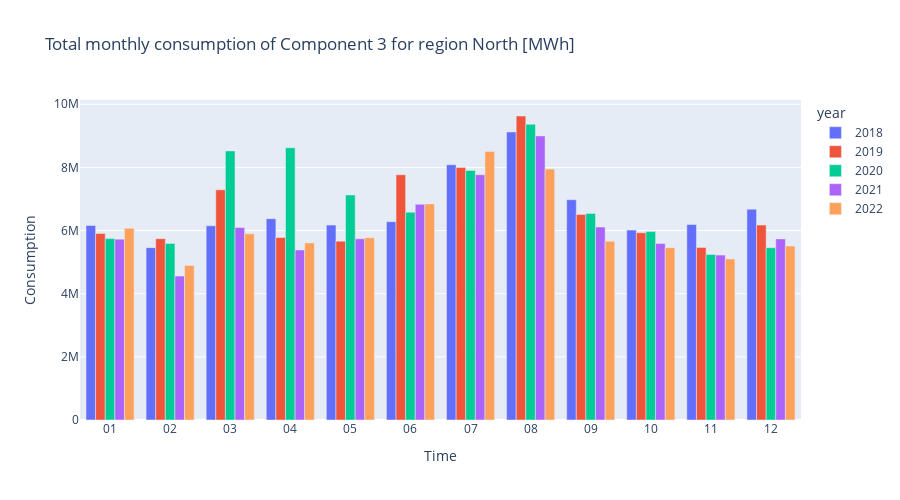

Notebook cell for this chart:
### Code cell
component = 'Component 3'
# region = 'North'

fig = px.bar(
    month_df.groupby(['year', 'month'], as_index=False)[component].sum(),
    x = 'month',
    y = component,
    color='year',
    title = f'Total monthly consumption of {component} for region {region} [MWh]',
    height = 500,
    barmode='group'
)

fig.update_xaxes(title_text='Time')
fig.update_yaxes(title_text='Consumption')
fig.show()

### Figure 1 — Plotly figure (JSON) as saved in the notebook; plotly's stock layout.template omitted (floating-point values rounded to 4 significant figures)
{"data": [{"alignmentgroup": "True", "hovertemplate": "year=2018<br>month=%{x}<br>Component 3=%{y}<extra></extra>", "legendgroup": "2018", "marker": {"color": "#636efa", "pattern": {"shape": ""}}, "name": "2018", "offsetgroup": "2018", "orientation": "v", "showlegend": true, "textposition": "auto", "type": "bar", "x": ["01", "02", "03", "04", "05", "06", "07", "08", "09", "10", "11", "12"], "xaxis": "x", "y": [6159000.0, 5459000.0, 6151000.0, 6377000.0, 6173000.0, 6281000.0, 8086000.0, 9123000.0, 6977000.0, 6015000.0, 6191000.0, 6677000.0], "yaxis": "y"}, {"alignmentgroup": "True", "hovertemplate": "year=2019<br>month=%{x}<br>Component 3=%{y}<extra></extra>", "legendgroup": "2019", "marker": {"color": "#EF553B", "pattern": {"shape": ""}}, "name": "2019", "offsetgroup": "2019", "orientation": "v", "showlegend": true, "textposition": "auto", "type": "bar", "x": ["01", "02", "03", "04", "05", "06", "07", "08", "09", "10", "11", "12"], "xaxis": "x", "y": [5906000.0, 5744000.0, 7291000.0, 5783000.0, 5665000.0, 7768000.0, 7997000.0, 9629000.0, 6512000.0, 5932000.0, 5465000.0, 6176000.0], "yaxis": "y"}, {"alignmentgroup": "True", "hovertemplate": "year=2020<br>month=%{x}<br>Component 3=%{y}<extra></extra>", "legendgroup": "2020", "marker": {"color": "#00cc96", "pattern": {"shape": ""}}, "name": "2020", "offsetgroup": "2020", "orientation": "v", "showlegend": true, "textposition": "auto", "type": "bar", "x": ["01", "02", "03", "04", "05", "06", "07", "08", "09", "10", "11", "12"], "xaxis": "x", "y": [5745000.0, 5593000.0, 8523000.0, 8622000.0, 7128000.0, 6580000.0, 7904000.0, 9365000.0, 6544000.0, 5968000.0, 5241000.0, 5458000.0], "yaxis": "y"}, {"alignmentgroup": "True", "hovertemplate": "year=2021<br>month=%{x}<br>Component 3=%{y}<extra></extra>", "legendgroup": "2021", "marker": {"color": "#ab63fa", "pattern": {"shape": ""}}, "name": "2021", "offsetgroup": "2021", "orientation": "v", "showlegend": true, "textposition": "auto", "type": "bar", "x": ["01", "02", "03", "04", "05", "06", "07", "08", "09", "10", "11", "12"], "xaxis": "x", "y": [5728000.0, 4560000.0, 6098000.0, 5385000.0, 5738000.0, 6833000.0, 7767000.0, 8998000.0, 6111000.0, 5588000.0, 5223000.0, 5737000.0], "yaxis": "y"}, {"alignmentgroup": "True", "hovertemplate": "year=2022<br>month=%{x}<br>Component 3=%{y}<extra></extra>", "legendgroup": "2022", "marker": {"color": "#FFA15A", "pattern": {"shape": ""}}, "name": "2022", "offsetgroup": "2022", "orientation": "v", "showlegend": true, "textposition": "auto", "type": "bar", "x": ["01", "02", "03", "04", "05", "06", "07", "08", "09", "10", "11", "12"], "xaxis": "x", "y": [6074000.0, 4897000.0, 5896000.0, 5609000.0, 5771000.0, 6845000.0, 8508000.0, 7949000.0, 5664000.0, 5459000.0, 5101000.0, 5511000.0], "yaxis": "y"}], "layout": {"barmode": "group", "height": 500, "legend": {"title": {"text": "year"}, "tracegroupgap": 0}, "title": {"text": "Total monthly consumption of Component 3 for region North [MWh]"}, "xaxis": {"anchor": "y", "domain": [0, 1], "title": {"text": "Time"}}, "yaxis": {"anchor": "x", "domain": [0, 1], "title": {"text": "Consumption"}}}}
